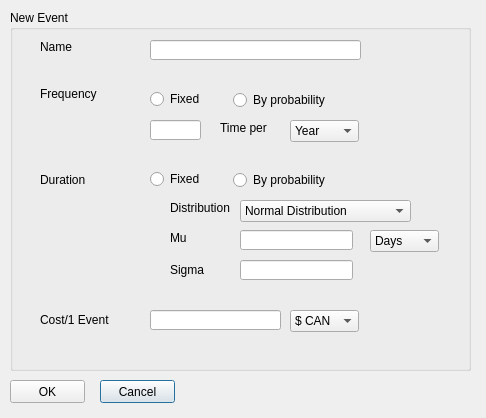
<?xml version="1.0" encoding="UTF-8"?>
<ui version="4.0">
    <class>Dialog</class>
    <widget class="QDialog" name="Dialog">
        <property name="geometry">
            <rect>
                <x>0</x>
                <y>0</y>
                <width>486</width>
                <height>418</height>
            </rect>
        </property>
        <property name="windowTitle">
            <string>New Event</string>
        </property>
        <widget class="QGroupBox" name="groupBox">
            <property name="geometry">
                <rect>
                    <x>10</x>
                    <y>10</y>
                    <width>461</width>
                    <height>361</height>
                </rect>
            </property>
            <property name="title">
                <string>New Event</string>
            </property>
            <widget class="QLabel" name="label">
                <property name="geometry">
                    <rect>
                        <x>30</x>
                        <y>30</y>
                        <width>46</width>
                        <height>14</height>
                    </rect>
                </property>
                <property name="text">
                    <string>Name</string>
                </property>
            </widget>
            <widget class="QLineEdit" name="lineEdit">
                <property name="geometry">
                    <rect>
                        <x>140</x>
                        <y>30</y>
                        <width>211</width>
                        <height>20</height>
                    </rect>
                </property>
            </widget>
            <widget class="QLabel" name="label_2">
                <property name="geometry">
                    <rect>
                        <x>30</x>
                        <y>74</y>
                        <width>71</width>
                        <height>20</height>
                    </rect>
                </property>
                <property name="text">
                    <string>Frequency</string>
                </property>
            </widget>
            <widget class="QLineEdit" name="lineEdit_2">
                <property name="geometry">
                    <rect>
                        <x>140</x>
                        <y>110</y>
                        <width>51</width>
                        <height>20</height>
                    </rect>
                </property>
            </widget>
            <widget class="QLabel" name="label_3">
                <property name="geometry">
                    <rect>
                        <x>30</x>
                        <y>160</y>
                        <width>71</width>
                        <height>20</height>
                    </rect>
                </property>
                <property name="text">
                    <string>Duration</string>
                </property>
            </widget>
            <widget class="QLineEdit" name="lineEdit_4">
                <property name="geometry">
                    <rect>
                        <x>140</x>
                        <y>300</y>
                        <width>131</width>
                        <height>20</height>
                    </rect>
                </property>
            </widget>
            <widget class="QLabel" name="label_4">
                <property name="geometry">
                    <rect>
                        <x>30</x>
                        <y>300</y>
                        <width>91</width>
                        <height>20</height>
                    </rect>
                </property>
                <property name="text">
                    <string>Cost/1 Event</string>
                </property>
            </widget>
            <widget class="QLabel" name="label_5">
                <property name="geometry">
                    <rect>
                        <x>210</x>
                        <y>110</y>
                        <width>61</width>
                        <height>16</height>
                    </rect>
                </property>
                <property name="text">
                    <string>Time per</string>
                </property>
            </widget>
            <widget class="QComboBox" name="comboBox">
                <property name="geometry">
                    <rect>
                        <x>280</x>
                        <y>110</y>
                        <width>69</width>
                        <height>22</height>
                    </rect>
                </property>
                <item>
                    <property name="text">
                        <string>Year</string>
                    </property>
                </item>
            </widget>
            <widget class="QComboBox" name="comboBox_3">
                <property name="geometry">
                    <rect>
                        <x>280</x>
                        <y>300</y>
                        <width>69</width>
                        <height>22</height>
                    </rect>
                </property>
                <item>
                    <property name="text">
                        <string>$ CAN</string>
                    </property>
                </item>
                <item>
                    <property name="text">
                        <string>$ US</string>
                    </property>
                </item>
            </widget>
            <widget class="QRadioButton" name="radioButton">
                <property name="geometry">
                    <rect>
                        <x>140</x>
                        <y>80</y>
                        <width>84</width>
                        <height>18</height>
                    </rect>
                </property>
                <property name="text">
                    <string>Fixed</string>
                </property>
                <property name="autoExclusive">
                    <bool>false</bool>
                </property>
            </widget>
            <widget class="QRadioButton" name="radioButton_2">
                <property name="geometry">
                    <rect>
                        <x>223</x>
                        <y>80</y>
                        <width>141</width>
                        <height>20</height>
                    </rect>
                </property>
                <property name="text">
                    <string>By probability</string>
                </property>
                <property name="autoExclusive">
                    <bool>false</bool>
                </property>
            </widget>
            <widget class="QRadioButton" name="radioButton_3">
                <property name="geometry">
                    <rect>
                        <x>223</x>
                        <y>160</y>
                        <width>141</width>
                        <height>20</height>
                    </rect>
                </property>
                <property name="text">
                    <string>By probability</string>
                </property>
                <property name="autoExclusive">
                    <bool>false</bool>
                </property>
            </widget>
            <widget class="QRadioButton" name="radioButton_4">
                <property name="geometry">
                    <rect>
                        <x>140</x>
                        <y>160</y>
                        <width>84</width>
                        <height>18</height>
                    </rect>
                </property>
                <property name="text">
                    <string>Fixed</string>
                </property>
                <property name="autoExclusive">
                    <bool>false</bool>
                </property>
            </widget>
            <widget class="QComboBox" name="comboBox_2">
                <property name="geometry">
                    <rect>
                        <x>230</x>
                        <y>190</y>
                        <width>171</width>
                        <height>22</height>
                    </rect>
                </property>
                <item>
                    <property name="text">
                        <string>Normal Distribution</string>
                    </property>
                </item>
                <item>
                    <property name="text">
                        <string>Poisson</string>
                    </property>
                </item>
            </widget>
            <widget class="QLabel" name="label_8">
                <property name="geometry">
                    <rect>
                        <x>160</x>
                        <y>250</y>
                        <width>41</width>
                        <height>20</height>
                    </rect>
                </property>
                <property name="text">
                    <string>Sigma</string>
                </property>
            </widget>
            <widget class="QLineEdit" name="lineEdit_3">
                <property name="geometry">
                    <rect>
                        <x>230</x>
                        <y>220</y>
                        <width>113</width>
                        <height>20</height>
                    </rect>
                </property>
            </widget>
            <widget class="QLineEdit" name="lineEdit_5">
                <property name="geometry">
                    <rect>
                        <x>230</x>
                        <y>250</y>
                        <width>113</width>
                        <height>20</height>
                    </rect>
                </property>
            </widget>
            <widget class="QLabel" name="label_7">
                <property name="geometry">
                    <rect>
                        <x>160</x>
                        <y>190</y>
                        <width>71</width>
                        <height>16</height>
                    </rect>
                </property>
                <property name="text">
                    <string>Distribution</string>
                </property>
            </widget>
            <widget class="QLabel" name="label_9">
                <property name="geometry">
                    <rect>
                        <x>160</x>
                        <y>220</y>
                        <width>71</width>
                        <height>16</height>
                    </rect>
                </property>
                <property name="text">
                    <string>Mu</string>
                </property>
            </widget>
            <widget class="QComboBox" name="comboBox_4">
                <property name="geometry">
                    <rect>
                        <x>360</x>
                        <y>220</y>
                        <width>69</width>
                        <height>22</height>
                    </rect>
                </property>
                <item>
                    <property name="text">
                        <string>Days</string>
                    </property>
                </item>
            </widget>
        </widget>
        <widget class="QPushButton" name="pushButton">
            <property name="geometry">
                <rect>
                    <x>100</x>
                    <y>380</y>
                    <width>75</width>
                    <height>23</height>
                </rect>
            </property>
            <property name="text">
                <string>Cancel</string>
            </property>
        </widget>
        <widget class="QPushButton" name="pushButton_2">
            <property name="geometry">
                <rect>
                    <x>10</x>
                    <y>380</y>
                    <width>75</width>
                    <height>23</height>
                </rect>
            </property>
            <property name="text">
                <string>OK</string>
            </property>
        </widget>
    </widget>
    <tabstops>
        <tabstop>lineEdit</tabstop>
        <tabstop>lineEdit_2</tabstop>
        <tabstop>comboBox</tabstop>
        <tabstop>lineEdit_4</tabstop>
        <tabstop>comboBox_3</tabstop>
        <tabstop>pushButton_2</tabstop>
        <tabstop>pushButton</tabstop>
    </tabstops>
    <resources/>
    <connections/>
</ui>
